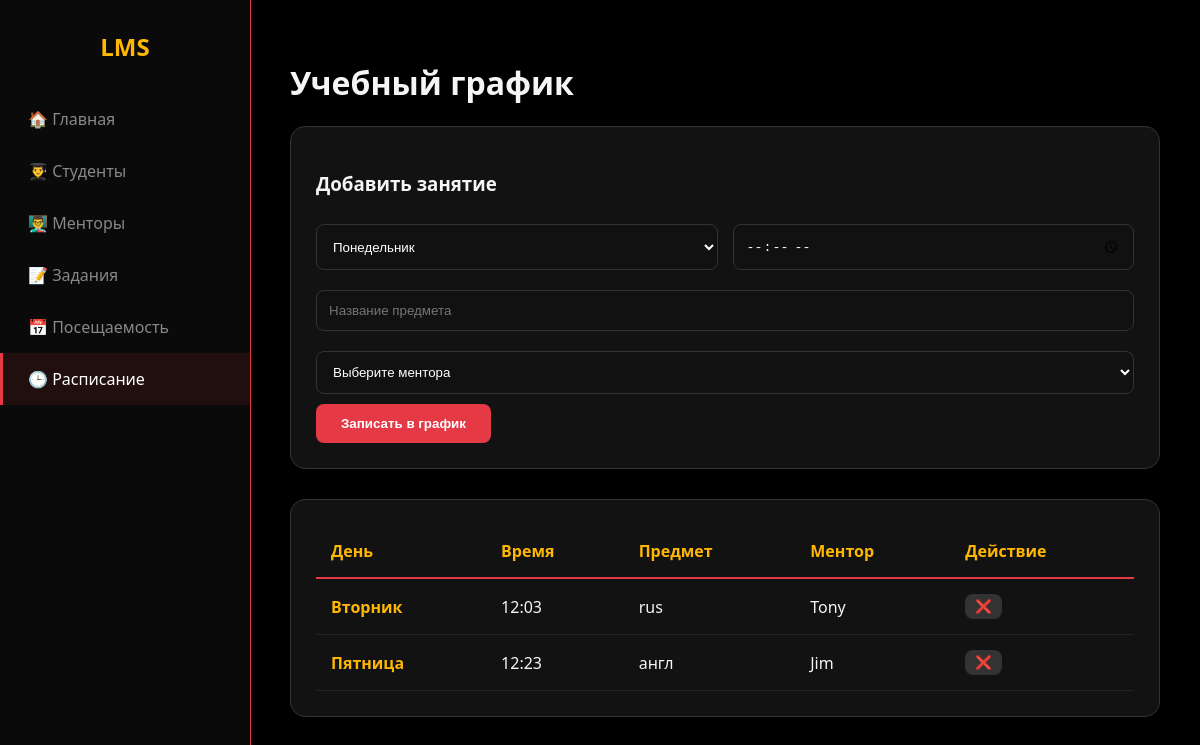
The page /lms/schedule/ on the database its author committed.
### lms/models.py (models this page shows, shortened)
class Schedule(models.Model):
    DAYS = [
        ('ПН', 'Понедельник'), ('ВТ', 'Вторник'), ('СР', 'Среда'),
        ('ЧТ', 'Четверг'), ('ПТ', 'Пятница'), ('СБ', 'Суббота'),
    ]
    day = models.CharField(max_length=2, choices=DAYS)
    time = models.TimeField()
    subject = models.TextField(max_length=50)
    mentor = models.ForeignKey(Mentor, on_delete=models.CASCADE)

class Mentor(models.Model):
    first_name = models.TextField(max_length=20)
    last_name = models.TextField(max_length=20)
    phone_number = models.IntegerField()
    avatar = models.ImageField(upload_to='media/')
    is_mentor = models.BooleanField(default=True)

### lms/views.py (the view, shortened to what this page needs)
# urls.py: path('schedule/', views.schedule_view, name='schedule'),
def schedule_view(request):
    if request.method == 'POST' and 'delete_id' in request.POST:
        pk = request.POST.get('delete_id')
        item = get_object_or_404(Schedule, pk=pk)
        item.delete()
        return redirect('schedule')
    context = {
        'schedules': Schedule.objects.all().order_by('time'),
        'mentors': Mentor.objects.all(),
    }
    return render(request, 'schedule.html', context)

### lms/templates/schedule.html (shortened to what this page needs)
<!DOCTYPE html>
<html lang="ru">
<head>
</head>
<body>
    <div class="area"><ul class="circles"><li></li><li></li><li></li></ul></div>
    <div class="sidebar">
        <h2>LMS</h2>
        <a href="{% url 'home' %}">🏠 Главная</a>
        <a href="{% url 'student' %}">👨‍🎓 Студенты</a>
        <a href="{% url 'mentor' %}">👨‍🏫 Менторы</a>
        <a href="{% url 'task' %}">📝 Задания</a>
        <a href="{% url 'visit' %}">📅 Посещаемость</a>
        <a href="{% url 'schedule' %}" class="active">🕒 Расписание</a>
    </div>
    <div class="main-content">
        <h1>Учебный график</h1>
        <div class="card">
            <h3>Добавить занятие</h3>
            <form method="POST">
                <div style="display: grid; grid-template-columns: 1fr 1fr; gap: 15px;">
                    <select name="day" required>
                        <option value="ПН">Понедельник</option>
                    </select>
                    <input type="time" name="time" required>
                </div>
                <input type="text" name="subject" placeholder="Название предмета" required>
                <select name="mentor" required>
                    <option value="" disabled selected>Выберите ментора</option>
                </select>
                <button type="submit" name="add_schedule" class="btn">Записать в график</button>
            </form>
        </div>
        <div class="card">
            <table>
                <thead>
                    <tr>
                        <th>День</th>
                        <th>Время</th>
                        <th>Предмет</th>
                        <th>Ментор</th>
                        <th>Действие</th>
                    </tr>
                </thead>
                <tbody>
                    {% for s in schedules %}
                    <tr>
                        <td style="color: var(--yellow); font-weight: bold;">{{ s.get_day_display }}</td>
                        <td>{{ s.time|time:"H:i" }}</td>
                        <td>{{ s.subject }}</td>
                        <td>{{ s.mentor.first_name }}</td>
                        <td>
                            <form method="POST" style="display:inline;">
                                <button type="submit" class="btn" style="padding: 5px 10px; background: #333;">❌</button>
                            </form>
                        </td>
                    </tr>
                    {% empty %}
                    <tr><td colspan="5" style="text-align: center;">Расписание пока пусто</td></tr>
                    {% endfor %}
                </tbody>
            </table>
        </div>
    </div>
</body>
</html>

### lms/templates/schedule.html (style rules this page uses)
:root { --bg: #050505; --card-bg: rgba(20, 20, 20, 0.9); --text: #f5f5f5; --red: #e63946; --yellow: #ffb703; --border: #333; }
body { font-family: 'Segoe UI', sans-serif; background: var(--bg); color: var(--text); margin: 0; display: flex; min-height: 100vh; }
.area { position: fixed; top: 0; left: 0; width: 100%; height: 100%; z-index: -1; background: #000; }
.circles { position: absolute; top: 0; left: 0; width: 100%; height: 100%; margin:0; padding:0; overflow:hidden; }
.sidebar { width: 250px; background: #0a0a0a; border-right: 1px solid var(--red); position: fixed; height: 100vh; z-index: 10; }
.sidebar h2 { text-align: center; color: var(--yellow); margin: 30px 0; }
.sidebar a { display: block; padding: 15px 25px; color: #888; text-decoration: none; transition: 0.3s; border-left: 3px solid transparent; }
.sidebar a:hover, .sidebar a.active { background: rgba(230, 57, 70, 0.1); border-left: 3px solid var(--red); color: #fff; }
.main-content { margin-left: 250px; padding: 40px; width: calc(100% - 250px); box-sizing: border-box; }
.card { background: var(--card-bg); border: 1px solid var(--border); border-radius: 15px; padding: 25px; backdrop-filter: blur(10px); margin-bottom: 30px; }
input, select { width: 100%; padding: 12px; margin: 10px 0; background: #111; border: 1px solid var(--border); color: #fff; border-radius: 8px; box-sizing: border-box; }
.btn { background: var(--red); color: #fff; border: none; padding: 12px 25px; border-radius: 8px; cursor: pointer; font-weight: bold; transition: 0.3s; }
table { width: 100%; border-collapse: collapse; }
th { text-align: left; padding: 15px; color: var(--yellow); border-bottom: 2px solid var(--red); }
td { padding: 15px; border-bottom: 1px solid #222; }

### rows shown on the page
Schedule: day "Вторник", time "12:03", subject "rus", mentor.first_name "Tony"
Schedule: day "Пятница", time "12:23", subject "англ", mentor.first_name "Jim"
